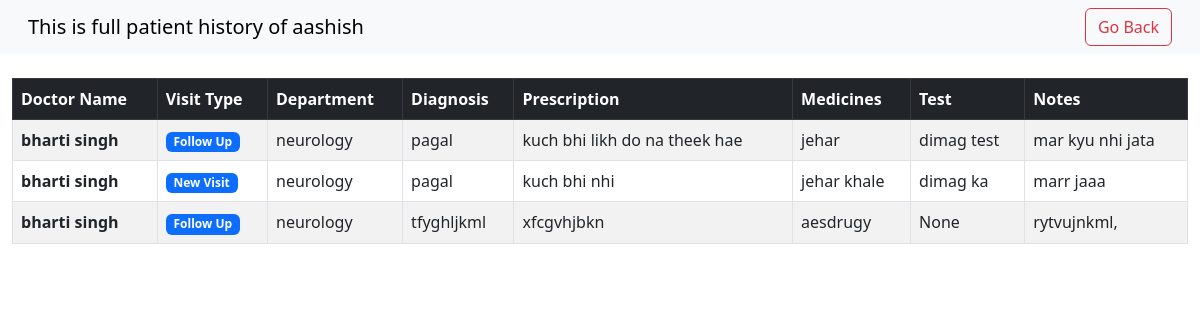
Before: /dashboard/patient-history/lol (signed in) with the older database file.
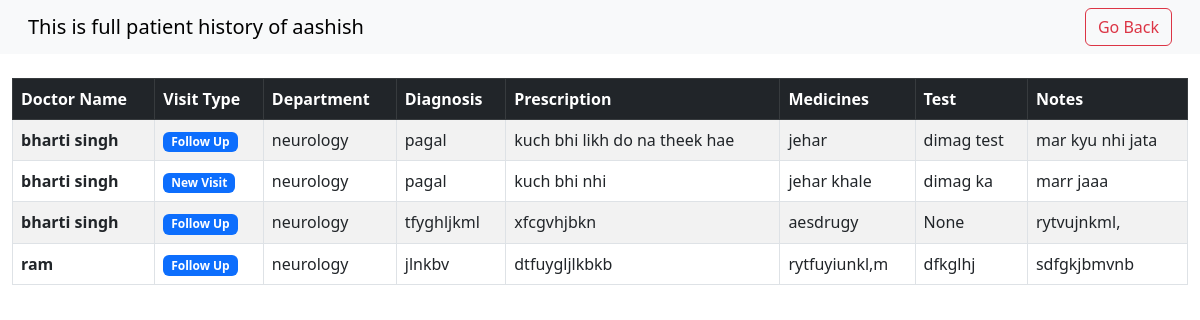
After: the same page with the newer database file.
### models/models.py (models this page shows)
class Doctor(db.Model):
    id=db.Column(db.Integer(),primary_key=True)
    fullname = db.Column(db.String(50),nullable = False)
    username = db.Column(db.String(50),unique = True,nullable = False)
    password = db.Column(db.String(),nullable= False)
    address = db.Column(db.String(200),nullable = False)
    phone = db.Column(db.String(15),nullable = False)
    email = db.Column(db.String(50),nullable = False)
    experience = db.Column(db.String(100),nullable = False)
    specialization = db.Column(db.String(50),nullable = False)
    created_at=db.Column(db.DateTime(),default=datetime.datetime.utcnow)
    updated_at=db.Column(db.DateTime(),default=datetime.datetime.utcnow,onupdate=datetime.datetime.utcnow)

class Treatment(db.Model):
    id =  db.Column(db.Integer(),primary_key=True)
    appointmentid = db.Column(db.Integer(),nullable=False)
    diagnosis=db.Column(db.String(500),nullable = False)
    prescreption= db.Column(db.String(1000),nullable=False)
    medicines=db.Column(db.String(1000),nullable = False)
    notes=db.Column(db.String(50),nullable = False)
    test = db.Column(db.String(500),nullable=True)
    visittype=db.Column(db.String(50),nullable=False)

### controllers/patientHistoryForDoctor.py (the view)
@thePatientHistory.route("/dashboard/patient-history/<string:pt_username>", methods=['GET','POST'])
def patientHistory(pt_username):
    if('user' in session):
        user=session['user']
        role=session['role']
        print(user)
        pt_name= User.query.filter_by(username=pt_username).first().fullname
        appointments=Appointments.query.filter_by(patient=pt_username).all()
        print("Appointments for Patient History:", appointments)
        allrelevantrecordsid=[]
        for x in appointments:
            if(x.status=="completed"):
                allrelevantrecordsid.append(x.id)
        innerrecorddetails={}
        sendabletreatmentrecords=[]
        for i in range(len(allrelevantrecordsid)):
            print("Appointment IDs:", allrelevantrecordsid[i])
            Treatmentrecord=Treatment.query.filter_by(appointmentid=allrelevantrecordsid[i]).first()
            if not Treatmentrecord:
                continue
            print("Treatment Record Fetched:", Treatmentrecord)
            appointfordoctor = Appointments.query.filter_by(id=allrelevantrecordsid[i]).first()
            doctorusername=appointfordoctor.doctor
            doctordetails=Doctor.query.filter_by(username=doctorusername).first()
            doctorname=doctordetails.fullname
            department=doctordetails.specialization
            print("Department for Appointment ID", allrelevantrecordsid[i], "is", department)
            innerrecorddetails={
                "department": department,
                "doctorname": doctorname,
                "appointment_id": Treatmentrecord.appointmentid,
                "diagnosis": Treatmentrecord.diagnosis,
                "prescription": Treatmentrecord.prescreption,
                "medicines": Treatmentrecord.medicines,
                "notes": Treatmentrecord.notes,
                "test": Treatmentrecord.test,
                "visittype": Treatmentrecord.visittype
            }
            print("Inner Record Details:", innerrecorddetails)
            sendabletreatmentrecords.append(innerrecorddetails)
        print("All Treatment Records:", sendabletreatmentrecords)
        return render_template("patientHistory.html",user=user ,sendabletreatmentrecords=sendabletreatmentrecords,pt_name=pt_name,appointments=appointments, patient_username=pt_username, allrelevantrecordsid=allrelevantrecordsid)
    else:
        return redirect("/login")

### templates/patientHistory.html (shortened to what this page needs)
<!DOCTYPE html>
<html lang="en">
<head>
     <link href="https://cdn.jsdelivr.net/npm/bootstrap@5.3.0-alpha1/dist/css/bootstrap.min.css" rel="stylesheet">
</head>
<body>
<nav class="navbar navbar-expand-lg bg-body-tertiary px-3">
  <div class="container-fluid d-flex justify-content-between align-items-center">
    <h3 class="navbar-brand mb-0">This is full patient history of {{pt_name}}</h3>
    <a href="/dashboard/{{session['role']}}" class="btn btn-outline-danger">Go Back</a>
  </div>
</nav>
<div class="container-fluid mt-4">
    <div class="table-responsive">
        <table class="table table-striped table-bordered">
            <thead class="table-dark">
                <tr>
                    <th>Doctor Name</th>
                    <th>Visit Type</th>
                    <th>Department</th>
                    <th>Diagnosis</th>
                    <th>Prescription</th>
                    <th>Medicines</th>
                    <th>Test</th>
                    <th>Notes</th>
                </tr>
            </thead>
            <tbody>
                {% for x in sendabletreatmentrecords %}
                <tr>
                    <td><strong>{{ x.doctorname }}</strong></td>
                    <td><span class="badge bg-primary">{{ x.visittype }}</span></td>
                    <td>{{ x.department }}</td>
                    <td>{{ x.diagnosis }}</td>
                    <td>{{ x.prescription }}</td>
                    <td>{{ x.medicines }}</td>
                    <td>{{ x.test if x.test else 'None' }}</td>
                    <td>{{ x.notes }}</td>
                </tr>
                {% endfor %}
            </tbody>
        </table>
    </div>
</div>
</body>
</html>

Changed rows visible on the page:
now on this page (row unchanged): Doctor: doctorname "ram", department "neurology"
added Treatment: visittype "Follow Up", diagnosis "jlnkbv", prescription "dtfuygljlkbkb", medicines "rytfuyiunkl,m", test "dfkglhj", notes "sdfgkjbmvnb"
